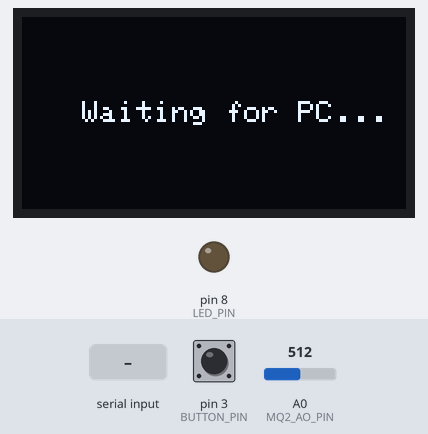
The sketch below on a simulated Arduino Uno, built with avr-gcc and run on an emulated ATmega328P. Shown: 128×64 one-colour display, output pins drawn as LEDs (lit = HIGH). The inputs (shaded band) are chosen by the test bench; at power-on: pin 3 (BUTTON_PIN) HIGH, A0 (MQ2_AO_PIN) = 512. What the sketch prints to the serial monitor is not drawn.

Above: at 1.2 s.
1.3 s: "90:45:200\n" received over Serial
At 3.1 s:
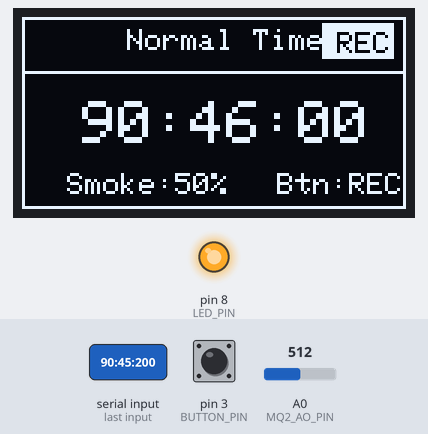
4.3 s: pin 3 (BUTTON_PIN) pulled LOW for 0.15 s
At 5.0 s:
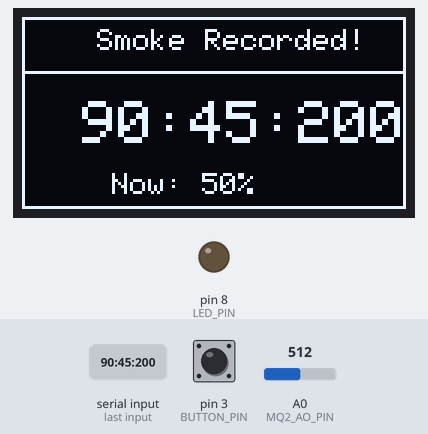
5.9 s: A0 (MQ2_AO_PIN) set to 533
7.8 s: pin 3 (BUTTON_PIN) pulled LOW for 1 s
At 9.1 s:
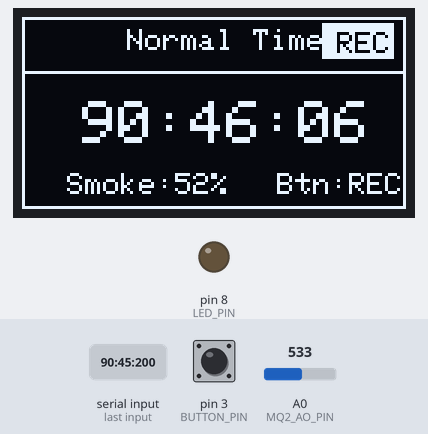
10.8 s: "90:45:200\n" received over Serial
At 11.6 s:
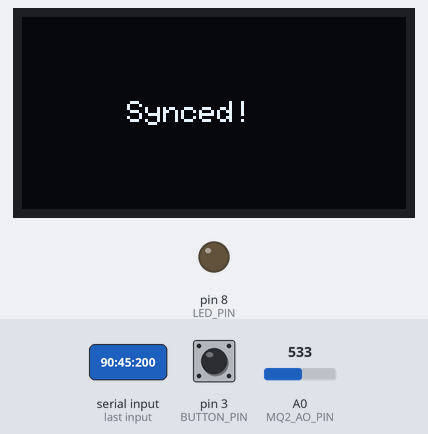
13.3 s: A0 (MQ2_AO_PIN) set to 511
At 14.6 s:
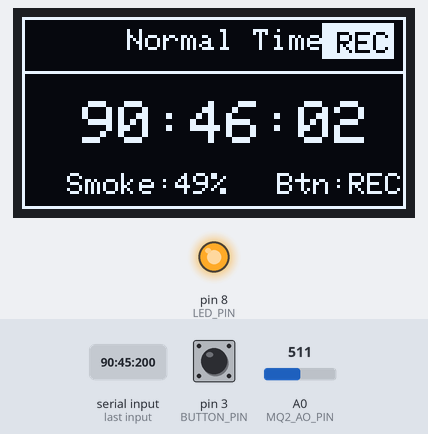
Timing chart, 0 to 16.3 s (numbered marks = the images above; inputs shaded):
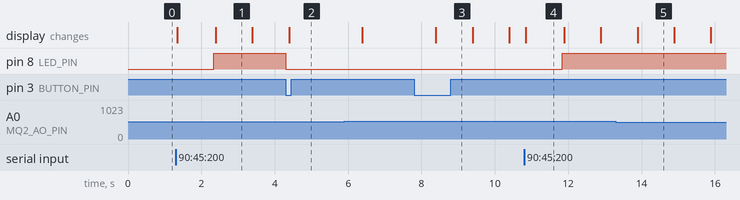

Measured:
- after the input at 1.3 s, pin 8 (LED_PIN): LOW → HIGH after 1.0 s; the display: first changes at once (image 1 shows a later state)
- after the input at 4.3 s, pin 8 (LED_PIN): HIGH → LOW at once; the display: changes after 0.09 s (image 2)
- after the input at 7.8 s, the display: changes after 0.59 s (image 3)
- after the input at 10.8 s, pin 8 (LED_PIN): LOW → HIGH after 1.0 s; the display: changes at once (image 4)
- what the display in image 1 shows lasts 1.0 s, from 2.4 s to 3.4 s
- what the display in image 4 shows lasts 1.1 s, from 10.8 s to 11.9 s

The sketch:

ClockBasic.ino
```cpp
#include <Wire.h>
#include <Adafruit_GFX.h>
#include <Adafruit_SSD1306.h>

#define SCREEN_WIDTH 128
#define SCREEN_HEIGHT 64
#define OLED_ADDR 0x3C

Adafruit_SSD1306 display(SCREEN_WIDTH, SCREEN_HEIGHT, &Wire, -1);

// 时间变量
int hours = 0, minutes = 0, seconds = 0;
unsigned long lastTick = 0;
bool timeReceived = false;

// 烟雾检测相关变量
#define MQ2_AO_PIN A0       // MQ-2
#define BUTTON_PIN 3        //  Button(PULLUP)
#define SMOKE_THRESHOLD 100  // 0-1023
#define LED_PIN 8           // LED

bool smokeTriggered = false;
int recordHour = 0, recordMinute = 0, recordSecond = 0;
bool buttonPressed = false;
bool showingRecord = false;
unsigned long lastButtonTime = 0;  // For button debouncing
const int debounceDelay = 50;

// smoke level related variables
int smokeLevel = 0;                // current level (0-1023)
int smokePercent = 0;              // level -> percent
unsigned long lastSerialSend = 0;  // Last serial transmission time
const int serialSendInterval = 2500; // Send serial data every 2500ms

void setup() {
  Serial.begin(9600);

  // Initialize OLED
  pinMode(BUTTON_PIN, INPUT_PULLUP);
  pinMode(LED_PIN, OUTPUT);
  digitalWrite(LED_PIN, LOW);

  // Initialize OLED
  if(!display.begin(SSD1306_SWITCHCAPVCC, OLED_ADDR)) {
    for(;;);
  }
  display.clearDisplay();

  display.setTextSize(1);
  display.setTextColor(SSD1306_WHITE);
  display.setCursor(20, 28);
  display.println("Waiting for PC...");
  display.display();

  Serial.println("Smoke Sensor Started");
  Serial.println("Time, SmokeLevel, SmokePercent");
}

void loop() {
  // 1. Listen for time synchronization from the computer
  if(Serial.available() > 0) {
    String timeStr = Serial.readStringUntil('\n');
    timeStr.trim();
    if(sscanf(timeStr.c_str(), "%d:%d:%d", &hours, &minutes, &seconds) == 3) {
      timeReceived = true;
      lastTick = millis();
      smokeTriggered = false;
      showingRecord = false;

      // Turn off the LED when resetting
      digitalWrite(LED_PIN, LOW);

      display.clearDisplay();
      display.setTextSize(1);
      display.setCursor(35, 28);
      display.println("Synced!");
      display.display();
      delay(1000);

      Serial.println("Time Synced!");
    }
  }

  // 2. Read smoke concentration in real time
  if(timeReceived) {
    smokeLevel = analogRead(MQ2_AO_PIN);
    smokePercent = map(smokeLevel, 0, 1023, 0, 100);

    // 3. Send real-time smoke level to serial monitor
    if(millis() - lastSerialSend >= serialSendInterval) {
      lastSerialSend = millis();

      Serial.print(hours);
      Serial.print(":");
      if(minutes < 10) Serial.print("0");
      Serial.print(minutes);
      Serial.print(":");
      if(seconds < 10) Serial.print("0");
      Serial.print(seconds);
      Serial.print(", ");
      Serial.print(smokeLevel);
      Serial.print(", ");
      Serial.print(smokePercent);
      Serial.println("%");
    }

    // 4. Smoke detection: record the time once the threshold is exceeded (only record the first time)
    if(!smokeTriggered && smokeLevel > SMOKE_THRESHOLD) {
      smokeTriggered = true;
      recordHour = hours;
      recordMinute = minutes;
      recordSecond = seconds;

      // When smoke is triggered, the LED turns on and stays on
      digitalWrite(LED_PIN, HIGH);

      Serial.println("!!! SMOKE DETECTED !!!");
      Serial.print("Recorded at: ");
      Serial.print(recordHour);
      Serial.print(":");
      if(recordMinute < 10) Serial.print("0");
      Serial.print(recordMinute);
      Serial.print(":");
      if(recordSecond < 10) Serial.print("0");
      Serial.println(recordSecond);
      Serial.print("Smoke Level: ");
      Serial.print(smokeLevel);
      Serial.print(" (");
      Serial.print(smokePercent);
      Serial.println("%)");
    }
  }

  // 5. Button detection (switch display mode)
  int buttonState = digitalRead(BUTTON_PIN);
  if(buttonState == LOW && !buttonPressed && (millis() - lastButtonTime > debounceDelay)) {
    buttonPressed = true;
    lastButtonTime = millis();

    if(smokeTriggered) {
      showingRecord = !showingRecord;

      // When switching to record display mode, the LED turns off
      if(showingRecord) {
        digitalWrite(LED_PIN, LOW);  // Checked the record, turn off the LED
      }

      Serial.print("Display mode: ");
      Serial.println(showingRecord ? "Record Time" : "Normal Time");
    }
  }
  if(buttonState == HIGH) {
    buttonPressed = false;
  }

  // 6. Update time (once per second)
  if(timeReceived) {
    if(millis() - lastTick >= 1000) {
      seconds++;
      if(seconds >= 60) {
        seconds = 0;
        minutes++;
        if(minutes >= 60) {
          minutes = 0;
          hours++;
          if(hours >= 24) hours = 0;
        }
      }
      lastTick = millis();
      updateDisplay();
    }
  }
}

void updateDisplay() {
  display.clearDisplay();

  display.drawRect(0, 0, SCREEN_WIDTH, SCREEN_HEIGHT, SSD1306_WHITE);
  display.drawLine(0, 18, SCREEN_WIDTH, 18, SSD1306_WHITE);

  display.setTextSize(1);

  if(smokeTriggered && showingRecord) {
    display.setCursor(25, 4);
    display.println("Smoke Recorded!");

    display.setTextSize(2);
    display.setCursor(20, 28);
    if(recordHour < 10) display.print("0");
    display.print(recordHour);
    display.print(":");
    if(recordMinute < 10) display.print("0");
    display.print(recordMinute);
    display.print(":");
    if(recordSecond < 10) display.print("0");
    display.print(recordSecond);

    display.setTextSize(1);
    display.setCursor(30, 52);
    display.print("Now: ");
    display.print(smokePercent);
    display.print("%");
  }
  else if(smokeTriggered && !showingRecord) {
    display.setCursor(35, 4);
    display.println("Normal Time");

    display.fillRect(100, 2, 24, 12, SSD1306_WHITE);
    display.setTextColor(SSD1306_BLACK);
    display.setCursor(105, 5);
    display.println("REC");
    display.setTextColor(SSD1306_WHITE);

    display.setTextSize(2);
    display.setCursor(20, 28);
    if(hours < 10) display.print("0");
    display.print(hours);
    display.print(":");
    if(minutes < 10) display.print("0");
    display.print(minutes);
    display.print(":");
    if(seconds < 10) display.print("0");
    display.print(seconds);

    display.setTextSize(1);
    display.setCursor(15, 52);
    display.print("Smoke:");
    display.print(smokePercent);
    display.print("%");

    display.setCursor(85, 52);
    display.print("Btn:REC");
  }
  else {
    display.setCursor(35, 4);
    display.println("Smoke Sensor");

    display.setTextSize(2);
    display.setCursor(20, 28);
    if(hours < 10) display.print("0");
    display.print(hours);
    display.print(":");
    if(minutes < 10) display.print("0");
    display.print(minutes);
    display.print(":");
    if(seconds < 10) display.print("0");
    display.print(seconds);

    display.setTextSize(1);
    display.setCursor(30, 52);
    display.print("Level: ");
    display.print(smokePercent);
    display.print("%");
  }

  display.display();
}
```
